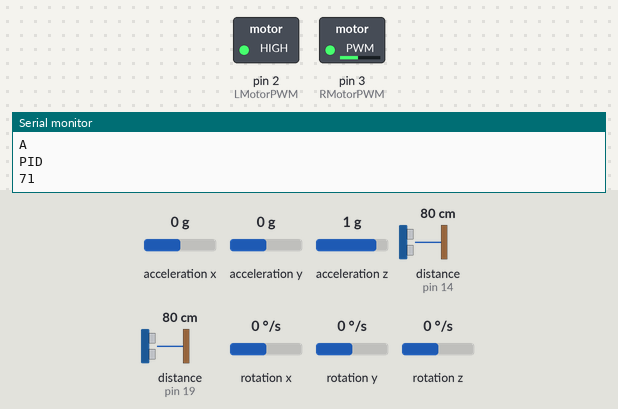
Simulated run of this sketch. Board: Arduino Mega 2560, built with avr-gcc and run on an emulated ATmega2560. Parts: switched loads named in the sketch (green lamp = pin HIGH), the last lines printed to the serial monitor. Dashed ring = blinking. Inputs (shaded band) come from the test bench; at power-on: distance to the obstacle (sensors on pin 19, pin 14) 80 cm, acceleration x 0 g, acceleration y 0 g, acceleration z 1 g, rotation x 0 °/s, rotation y 0 °/s, rotation z 0 °/s. The echo pulse lasts 58.3 µs per cm.

Above: at 4.3 s.
4.4 s: distance to the obstacle (sensor on pin 19) set to 6 cm
5.9 s: distance to the obstacle (sensor on pin 19) set to 3 cm
At 6.6 s:
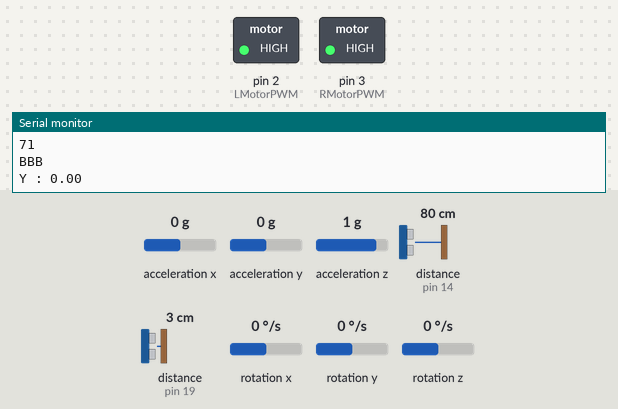
8.9 s: distance to the obstacle (sensor on pin 19) set to 9 cm
At 10.4 s:
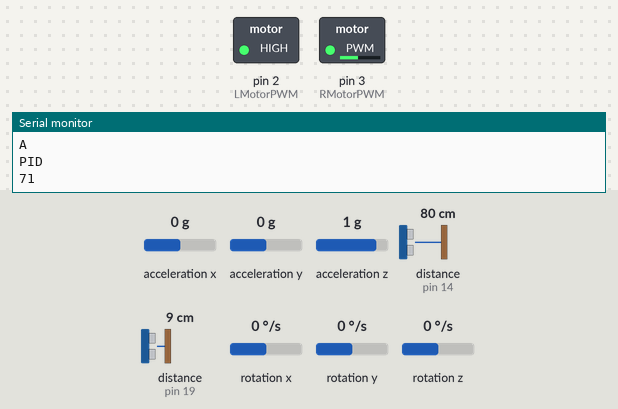
10.7 s: distance to the obstacle (sensor on pin 14) set to 2 cm
At 11.9 s:
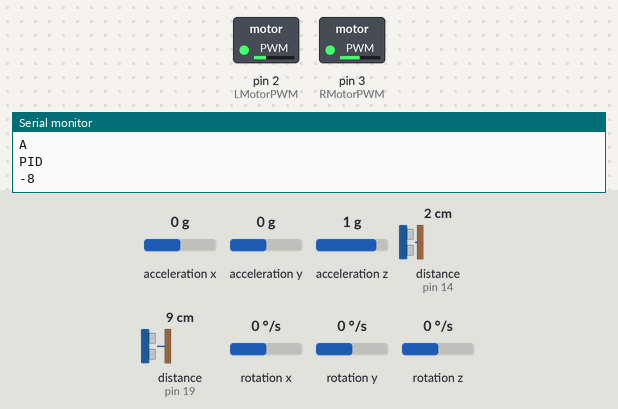
12.2 s: distance to the obstacle (sensor on pin 14) set to 35 cm
At 12.6 s:
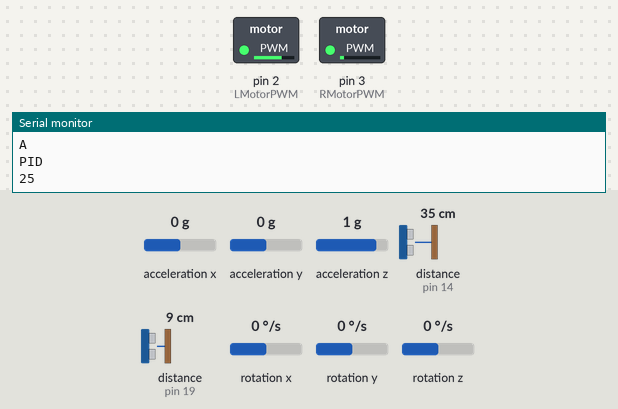
13.7 s: distance to the obstacle (sensor on pin 14) set to 60 cm
At 14.5 s:
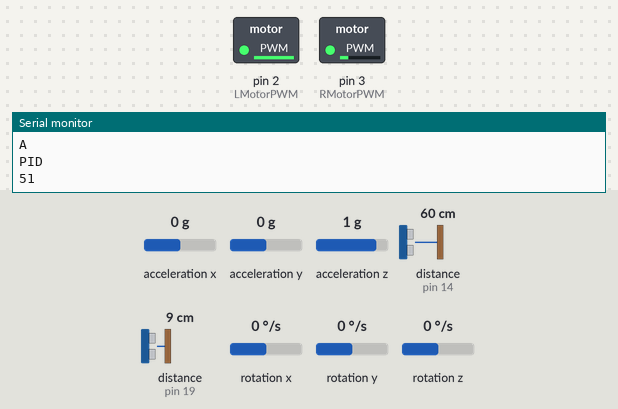
Timing chart, 0 to 16.3 s (numbered marks = the images above; inputs shaded):
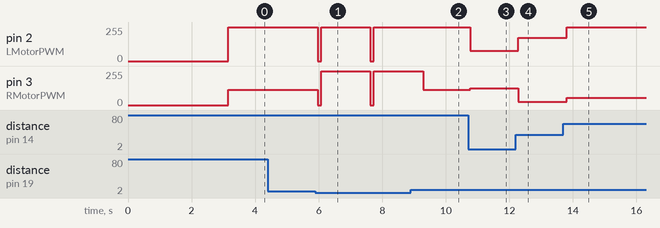

The sketch:

wall_following.ino
```cpp
#include <NewPing.h>
#include <Wire.h>
#include <MPU6050_light.h>

#define LMotorA 51
#define LMotorB 53
#define LMotorPWM 2

#define RMotorA 49
#define RMotorB 47
#define RMotorPWM 3

#define USL1_Trig 24
#define USL1_Echo 14

#define USF1_Trig 26
#define USF1_Echo 19

#define max_distance 100
#define safety_distance 10

NewPing SonarL1(USL1_Trig, USL1_Echo, max_distance);
NewPing SonarF1(USF1_Trig, USF1_Echo, max_distance);


int Us_val[2] = { 0, 0 };
float Pw, Iw, Dw;
int errorw = 0;
float previousErrorw = 0;
float Kpw = 3;
float Kdw = 0;
float Kiw = 0;

int speedAdjustw = 0;
// bool wall_detected = false;

float P_angle, I_angle, D_angle;
float error_angle;
float previousError_angle = 0;
float Kp_angle = 6.5;
float Kd_angle = 0;
float Ki_angle = 0;
int speedAdjust_angle = 0;


MPU6050 mpu(Wire);
unsigned long timer = 0;

void zreadings();
void PID_control_angle(float target_angle, float current_initial_angle);
void turn_angle(float target_angle);

bool check_wall();

void setup() {
  Serial.begin(9600);

  Wire.begin();
  mpu.begin();
  mpu.calcGyroOffsets();
  delay(100);
}

void loop() {
  read_US();
  Serial.println("BBB");
  if (check_wall()) {
    mdrive(0,0);
    delay(100);
    turn_angle(90);
  } else {
    Serial.println("A");
    PID_control();
    int ml = 100;
    int mr = 100;

    mdrive(ml+speedAdjustw, mr-speedAdjustw);
  }
}

void PID_control() {
  Serial.println("PID");
  //-------------------------Wall following----------------------------//
  errorw = 0;


  errorw = Us_val[0] - safety_distance;
  Serial.println(String(errorw));

  Pw = errorw;
  Iw = Iw + errorw;
  Dw = errorw - previousErrorw;

  previousErrorw = errorw;

  speedAdjustw = Kpw * Pw + Kiw * Iw + Kdw * Dw;
  //-------------------------Wall following----------------------------//
}

void mdrive(int ml, int mr) {
  if (ml > 0) {
    if (ml > 255) {
      ml = 255;
    }
    digitalWrite(LMotorA, HIGH);
    digitalWrite(LMotorB, LOW);
    analogWrite(LMotorPWM, ml);
  } else {
    if (ml < -255) {
      ml = -255;
    }
    digitalWrite(LMotorA, LOW);
    digitalWrite(LMotorB, HIGH);
    analogWrite(LMotorPWM, -1 * ml);
  }

  if (mr > 0) {
    if (mr > 255) {
      mr = 255;
    }
    digitalWrite(RMotorA, HIGH);
    digitalWrite(RMotorB, LOW);
    analogWrite(RMotorPWM, mr);
  } else {
    if (mr < -255) {
      mr = -255;
    }
    digitalWrite(RMotorA, LOW);
    digitalWrite(RMotorB, HIGH);
    analogWrite(RMotorPWM, -1 * mr);
  }
}

void read_US() {
  Us_val[0] = SonarL1.ping_cm();
  //Serial.println(Us_val[0]);
  Us_val[1] = SonarF1.ping_cm();
  //Serial.println(Us_val[1]);
  delay(50);
}

void zreadings() {
  mpu.update();  // print data every 10ms
  // Serial.print("Y : ");
  //Serial.println(mpu.getAngleZ());
}

void PID_control_angle(float target_angle, float current_initial_angle, float current_angle) {
  error_angle = 0;
  target_angle += current_initial_angle;
  error_angle = target_angle - current_angle;
  P_angle = error_angle;
  I_angle = I_angle + error_angle;
  D_angle = error_angle - previousError_angle;

  previousError_angle = error_angle;

  speedAdjust_angle = Kp_angle * P_angle + Ki_angle * I_angle + Kd_angle * D_angle;
  // Serial.print("speedAdjust  ");
  // Serial.println(speedAdjust);
}

void turn_angle(float target_angle) {
  mpu.update();  // print data every 10ms
  Serial.print("Y : ");
  Serial.println(mpu.getAngleZ());
  float initial_angle = mpu.getAngleZ();
  unsigned long start_time = millis();
  while (millis() - start_time < 1500) {
    unsigned long currentMillis = millis();  // Get the current time

    // Check if 10 milliseconds have passed since the last execution
    if (currentMillis - timer >= 10) {
      timer = currentMillis;  // Update the timer

      zreadings();                            // Read sensor data
      float current_angle = mpu.getAngleZ();  // Get current angle

      // Perform PID control
      PID_control_angle(target_angle, initial_angle, current_angle);

      // Adjust motor speeds based on PID output
      mdrive(-speedAdjust_angle, speedAdjust_angle);
    }
  }
}

bool check_wall() {
  if (Us_val[1] < 5 && Us_val[1] > 0) {
    return true;
  }
  return false;
}
```

Measured:
- the behaviour switches between 5 and 4 cm on distance to the obstacle (sensor on pin 19) (found by bisection; images 0 and 1)
- after the input at 5.9 s, pin 2 (LMotorPWM), pin 3 (RMotorPWM): alternates 255/255 for 1.6 s and 0/255 for 0.10 s, starting after 0.07 s
- after the input at 8.9 s, pin 2 (LMotorPWM): stays 255/255 (without the input it goes to 0/255 after 0.39 s)
- after the input at 10.7 s, pin 2 (LMotorPWM): 255/255 → 76/255 after 0.06 s; pin 3 (RMotorPWM): 113/255 → 124/255 after 0.06 s
- after the input at 12.2 s, pin 2 (LMotorPWM): 76/255 → 175/255 after 0.08 s; pin 3 (RMotorPWM): 124/255 → 25/255 after 0.08 s
- after the input at 13.7 s, pin 2 (LMotorPWM): 175/255 → 253/255 after 0.10 s; pin 3 (RMotorPWM): 25/255 → 53/255 after 0.10 s
